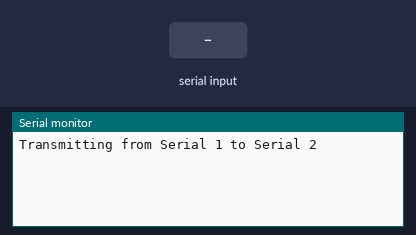
A sketch run on a simulated Arduino Mega 2560, built with avr-gcc and run on an emulated ATmega2560. On the bench: the last lines printed to the serial monitor. Inputs (shaded band) come from the test bench.

Above: at 1.2 s.
1.3 s: "1\n" received over the second serial link
At 3.2 s:
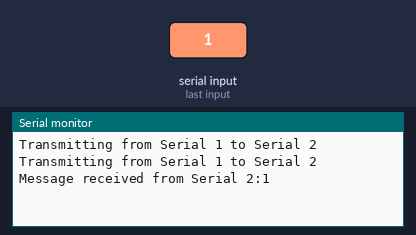
3.5 s: "0\n" received over the second serial link
At 4.8 s:
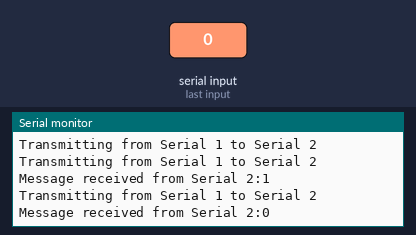
5.0 s: "2\n" received over the second serial link
At 6.6 s:
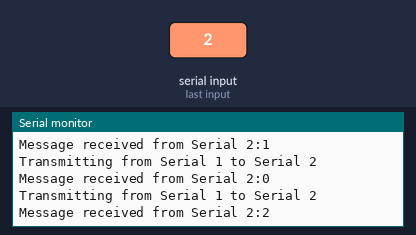

Measured:
- after the input at 1.3 s, the serial monitor: prints a new line after 0.70 s (image 1)
- after the input at 3.5 s, the serial monitor: prints a new line after 0.51 s (image 2)
- after the input at 5.0 s, the serial monitor: prints a new line after 1.0 s (image 3)

The sketch:

all_serials.ino
```cpp
String inputString = "";         // a string to hold incoming data
boolean stringComplete = false;  // whether the string is complete


void setup() {
  // put your setup code here, to run once:
   Serial.begin(115200);    // Serial console debugger
   Serial1.begin(115200);   // PIN 0->RX and 1->TX
   Serial2.begin(115200);   // PIN 2->RX and 3->TX

}

void loop() {


  Serial.println("Transmitting from Serial 1 to Serial 2");
  Serial1.println("Intel"); // this will transmitt using PIN 1
  inputString="";

  // Serial2 will wait for something
  while (Serial2.available()) {
    // get the new byte:
    char inChar = (char)Serial2.read();  // receiving by Serial2 on pin 2

    // add it to the inputString:
    inputString += inChar;

    if (inChar == '\n') {
      stringComplete = true;

    }
  }

  if (stringComplete == true) {

    // Serial 2 receive the word "Intel"
    // let's send the word "Galileo" back to Serial 1

    Serial.print("Message received from Serial 1:");
    Serial.println(inputString);
    inputString = "";


    // transmitting another word to Serial 2
    Serial.println("Transmitting from Serial 2 to Serial 1");
    Serial2.println("Galileo");  // transmitting by Serial2 using pin 3

    stringComplete=false;

  }

  // Serial1 will wait for something
  while (Serial1.available()) {
    // get the new byte:
    char inChar = (char)Serial1.read();  // receiving by Serial1 using pin 0

    // add it to the inputString:
    inputString += inChar;

    if (inChar == '\n') {
      stringComplete = true;

    }
  }


  if (stringComplete == true) {

    Serial.print("Message received from Serial 2:");
    Serial.println(inputString);
    inputString = "";
    stringComplete=false;

  }

  delay(2000);
}
```
